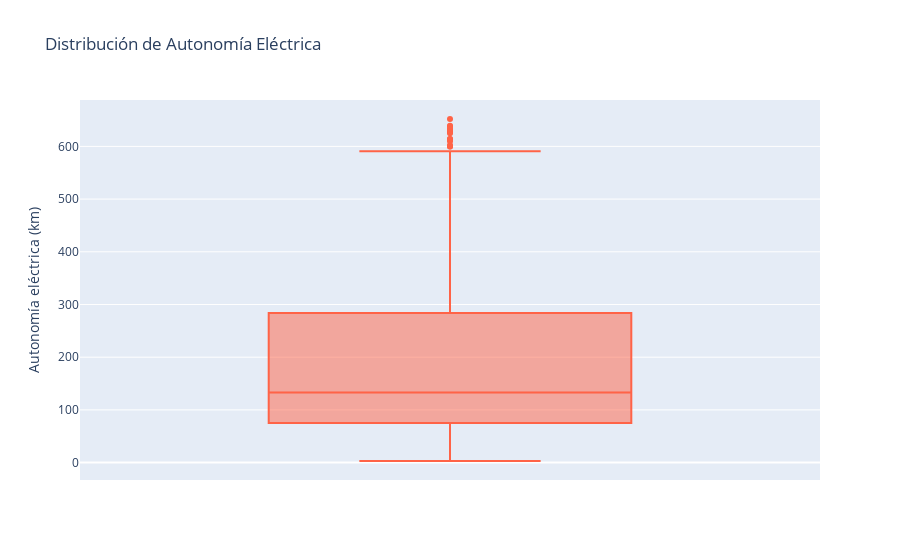

The notebook cell saved with this chart:
### Code cell
def autonomiaConjunta(df_coches):
    """
        Devuelve la grafica de la autonomia conjunta entre electricos puros y enchufables
    """
    fig = px.box(df_coches, y = 'Autonomía eléctrica (km)', title = 'Distribución de Autonomía Eléctrica',
                labels = {'Autonomía eléctrica (km)': 'Autonomía eléctrica (km)'},
                color_discrete_sequence = ['tomato' ])

    fig.show()
print(help(autonomiaConjunta))
autonomiaConjunta(df_coches)

### Figure 1 — Plotly figure (JSON) as saved in the notebook; plotly's stock layout.template omitted (floating-point values rounded to 4 significant figures; data arrays with more than 128 entries replaced by an {"elided": "..."} marker saying what was removed)
{"data": [{"alignmentgroup": "True", "hovertemplate": "Autonomía eléctrica (km)=%{y}<extra></extra>", "legendgroup": "", "marker": {"color": "tomato"}, "name": "", "notched": false, "offsetgroup": "", "orientation": "v", "showlegend": false, "type": "box", "x0": " ", "xaxis": "x", "y": {"elided": "3659 float values"}, "y0": " ", "yaxis": "y"}], "layout": {"boxmode": "group", "legend": {"tracegroupgap": 0}, "title": {"text": "Distribución de Autonomía Eléctrica"}, "xaxis": {"anchor": "y", "domain": [0, 1]}, "yaxis": {"anchor": "x", "domain": [0, 1], "title": {"text": "Autonomía eléctrica (km)"}}}}
